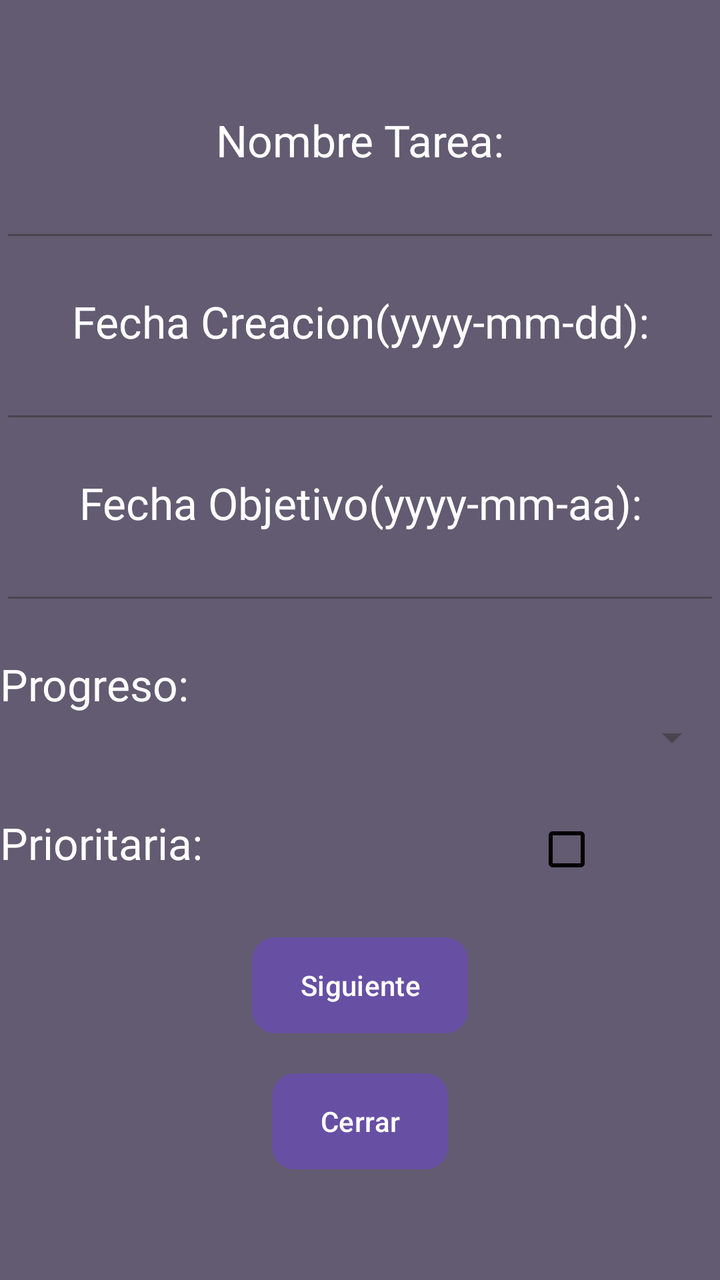
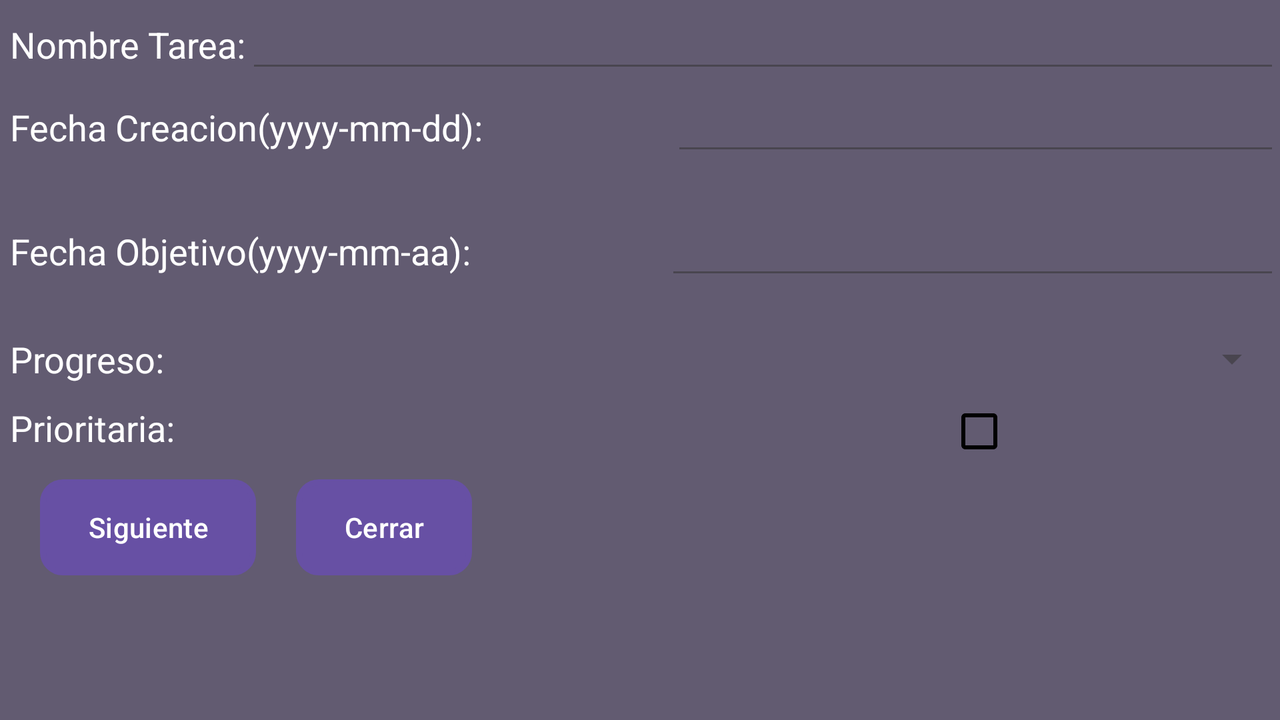

An Android layout and its configuration variant, each rendered on a device that would load it. The default file and the variant file are quoted in full after the pictures.
<!-- AndroidManifest.xml: application theme Theme.TrassTarea2 -->
<!-- res/layout/fragment_tercer_fragmento.xml -->
<?xml version="1.0" encoding="utf-8"?>
<FrameLayout xmlns:android="http://schemas.android.com/apk/res/android"
    xmlns:tools="http://schemas.android.com/tools"
    android:id="@+id/tercer_fragment"
    android:layout_width="match_parent"
    android:layout_height="match_parent"
    android:background="#5E5C5C"
    tools:context=".fragmentos.Datos_Tercer_Fragmento">

    <LinearLayout
        android:layout_width="match_parent"
        android:layout_height="match_parent"
        android:background="?attr/colorControlActivated"
        android:gravity="center"
        android:orientation="vertical">

        <LinearLayout
            android:layout_width="match_parent"
            android:layout_height="wrap_content"
            android:layout_marginBottom="20sp"
            android:orientation="vertical">

            <TextView
                android:id="@+id/textView2"
                android:layout_width="match_parent"
                android:layout_height="wrap_content"
                android:fontFamily="@font/anton"
                android:text="@string/nombre_Tarea"
                android:textAlignment="center"
                android:textColor="#FFFFFF"
                android:textSize="22sp" />

            <EditText
                android:id="@+id/tv_nombreTareaa2"
                android:layout_width="match_parent"
                android:layout_height="wrap_content"
                android:ems="10"
                android:fontFamily="@font/anton"
                android:inputType="text"
                android:textColor="#000000"
                android:textSize="18sp" />

        </LinearLayout>

        <LinearLayout
            android:layout_width="match_parent"
            android:layout_height="wrap_content"
            android:layout_marginBottom="20sp"
            android:orientation="vertical">

            <TextView
                android:layout_width="match_parent"
                android:layout_height="wrap_content"
                android:layout_weight="1"
                android:fontFamily="@font/anton"
                android:text="@string/fecha_creacion"
                android:textAlignment="center"
                android:textColor="#FFFFFF"
                android:textSize="22sp" />

            <EditText
                android:id="@+id/tv_fechaCreacion2"
                android:layout_width="match_parent"
                android:layout_height="wrap_content"
                android:layout_weight="1"
                android:clickable="true"
                android:ems="10"
                android:focusable="false"
                android:fontFamily="@font/anton"
                android:inputType="text"
                android:textColor="#000000"
                android:textSize="18sp" />
        </LinearLayout>

        <LinearLayout
            android:layout_width="match_parent"
            android:layout_height="wrap_content"
            android:layout_marginBottom="20sp"
            android:orientation="vertical">

            <TextView
                android:layout_width="match_parent"
                android:layout_height="wrap_content"
                android:layout_weight="1"
                android:fontFamily="@font/anton"
                android:text="@string/fecha_objetivo"
                android:textAlignment="center"
                android:textColor="#FFFFFF"
                android:textSize="22sp" />

            <EditText
                android:id="@+id/tv_fechaObjetivo2"
                android:layout_width="match_parent"
                android:layout_height="wrap_content"
                android:layout_weight="1"
                android:clickable="true"
                android:ems="10"
                android:focusable="false"
                android:fontFamily="@font/anton"
                android:inputType="text"
                android:textColor="#000000" />
        </LinearLayout>

        <LinearLayout
            android:layout_width="match_parent"
            android:layout_height="wrap_content"
            android:layout_marginBottom="20sp"
            android:orientation="vertical">

            <TextView
                android:id="@+id/tv_Progreso2"
                android:layout_width="match_parent"
                android:layout_height="wrap_content"
                android:layout_weight="1"
                android:fontFamily="@font/anton"
                android:text="@string/progreso"
                android:textColor="#FFFFFF"
                android:textSize="22sp" />

            <Spinner
                android:id="@+id/sp_progreso2"
                android:layout_width="match_parent"
                android:layout_height="wrap_content"
                android:layout_weight="1" />
        </LinearLayout>

        <LinearLayout
            android:layout_width="match_parent"
            android:layout_height="wrap_content"
            android:orientation="horizontal">

            <TextView
                android:id="@+id/cb_Prioritaria2"
                android:layout_width="wrap_content"
                android:layout_height="wrap_content"
                android:layout_weight="1"
                android:fontFamily="@font/anton"
                android:text="@string/prioritaria"
                android:textColor="#FFFFFF"
                android:textSize="22sp" />

            <CheckBox
                android:id="@+id/checkBox2"
                android:layout_width="wrap_content"
                android:layout_height="wrap_content"
                android:layout_weight="1"
                android:buttonTint="#000000" />
        </LinearLayout>

        <Button
            android:id="@+id/bt_siguiente2"
            android:layout_width="wrap_content"
            android:layout_height="wrap_content"
            android:layout_marginTop="20sp"
            android:background="@drawable/bordes_item"
            android:text="@string/bt_fragment_siguiente"
            android:textColor="#FFFFFF" />

        <Button
            android:id="@+id/bt_cerrar2"
            android:layout_width="wrap_content"
            android:layout_height="wrap_content"
            android:layout_marginTop="20sp"
            android:background="@drawable/bordes_item"
            android:text="@string/cerrar"
            android:textColor="#FFFFFF" />

    </LinearLayout>

</FrameLayout>
<!-- resources referenced by this layout -->
<resources>
  <!-- drawable bordes_item (drawable) -->
  <?xml version="1.0" encoding="utf-8"?>
  <shape xmlns:android="http://schemas.android.com/apk/res/android" android:shape="rectangle">
      <solid android:color="#5E5C5C"/>
  
      <stroke android:width="3dp"
          android:color="#5E5C5C"/>
  
      <padding android:left="1dp"
          android:top="1dp"
          android:right="1dp"
          android:bottom="1dp"/>
  
      <corners android:radius="30px"/>
  </shape>
  <string name="bt_fragment_siguiente">Siguiente</string>
  <string name="cerrar">Cerrar</string>
  <string name="fecha_creacion">Fecha Creacion(yyyy-mm-dd):</string>
  <string name="fecha_objetivo">Fecha Objetivo(yyyy-mm-aa):</string>
  <string name="nombre_Tarea">Nombre Tarea:</string>
  <string name="prioritaria">Prioritaria:</string>
  <string name="progreso">Progreso:</string>
  <style name="Theme.TrassTarea2" parent="Base.Theme.TrassTarea2" />
  <style name="Base.Theme.TrassTarea2" parent="Theme.Material3.DayNight">
          
          
      </style>
</resources>
<!-- res/layout-land/fragment_tercer_fragmento.xml (the repository's variant of the layout above) -->
<!-- drawn on the phone turned sideways -->
<?xml version="1.0" encoding="utf-8"?>
<FrameLayout xmlns:android="http://schemas.android.com/apk/res/android"
    xmlns:tools="http://schemas.android.com/tools"
    android:id="@+id/tercer_fragment"
    android:layout_width="match_parent"
    android:layout_height="match_parent"
    tools:context=".fragmentos.Datos_Tercer_Fragmento">

    <LinearLayout
        android:layout_width="match_parent"
        android:layout_height="match_parent"
        android:background="?attr/colorControlActivated"
        android:orientation="vertical">

        <LinearLayout
            android:layout_width="match_parent"
            android:layout_height="wrap_content">

            <TextView
                android:id="@+id/textView2"
                android:layout_width="wrap_content"
                android:layout_height="wrap_content"
                android:layout_marginLeft="5sp"
                android:text="@string/nombre_Tarea"
                android:textColor="#FFFFFF"
                android:textSize="18sp" />

            <EditText
                android:id="@+id/tv_nombreTareaa2"
                android:layout_width="match_parent"
                android:layout_height="wrap_content"
                android:ems="10"
                android:inputType="text"
                android:textSize="18sp" />

        </LinearLayout>

        <LinearLayout
            android:layout_width="match_parent"
            android:layout_height="62dp"
            android:orientation="horizontal">

            <TextView
                android:layout_width="wrap_content"
                android:layout_height="wrap_content"
                android:layout_marginLeft="5sp"
                android:layout_weight="1"
                android:text="@string/fecha_creacion"
                android:textColor="#FFFFFF"
                android:textSize="18sp" />

            <EditText
                android:id="@+id/tv_fechaCreacion2"
                android:layout_width="wrap_content"
                android:layout_height="wrap_content"
                android:layout_weight="1"
                android:clickable="true"
                android:ems="10"
                android:focusable="false"
                android:inputType="text"
                android:textSize="18sp" />
        </LinearLayout>

        <LinearLayout
            android:layout_width="match_parent"
            android:layout_height="64dp"
            android:orientation="horizontal">

            <TextView
                android:layout_width="wrap_content"
                android:layout_height="wrap_content"
                android:layout_marginLeft="5sp"
                android:layout_weight="1"
                android:text="@string/fecha_objetivo"
                android:textColor="#FFFFFF"
                android:textSize="18sp" />

            <EditText
                android:id="@+id/tv_fechaObjetivo2"
                android:layout_width="wrap_content"
                android:layout_height="wrap_content"
                android:layout_weight="1"
                android:clickable="true"
                android:ems="10"
                android:focusable="false"
                android:inputType="text" />
        </LinearLayout>

        <LinearLayout
            android:layout_width="match_parent"
            android:layout_height="wrap_content"
            android:orientation="horizontal">

            <TextView
                android:id="@+id/tv_Progreso2"
                android:layout_width="match_parent"
                android:layout_height="wrap_content"
                android:layout_marginLeft="5sp"
                android:layout_weight="1"
                android:text="@string/progreso"
                android:textColor="#FFFFFF"
                android:textSize="18sp" />

            <Spinner
                android:id="@+id/sp_progreso2"
                android:layout_width="match_parent"
                android:layout_height="wrap_content"
                android:layout_weight="1" />
        </LinearLayout>

        <LinearLayout
            android:layout_width="match_parent"
            android:layout_height="wrap_content"
            android:orientation="horizontal">

            <TextView
                android:id="@+id/cb_Prioritaria2"
                android:layout_width="wrap_content"
                android:layout_height="wrap_content"
                android:layout_marginLeft="5sp"
                android:layout_weight="1"
                android:text="@string/prioritaria"
                android:textColor="#FFFFFF"
                android:textSize="18sp" />

            <CheckBox
                android:id="@+id/checkBox2"
                android:layout_width="wrap_content"
                android:layout_height="wrap_content"
                android:layout_weight="1"
                android:buttonTint="#000000" />
        </LinearLayout>

        <LinearLayout
            android:layout_width="match_parent"
            android:layout_height="match_parent"
            android:orientation="horizontal">

            <Button
                android:id="@+id/bt_siguiente2"
                android:layout_width="wrap_content"
                android:layout_height="wrap_content"
                android:layout_marginLeft="20sp"
                android:background="@drawable/bordes_item"
                android:text="@string/bt_fragment_siguiente"
                android:textColor="#FFFFFF" />

            <Button
                android:id="@+id/bt_cerrar2"
                android:layout_width="wrap_content"
                android:layout_height="wrap_content"
                android:layout_marginLeft="20sp"
                android:background="@drawable/bordes_item"
                android:text="@string/cerrar"
                android:textColor="#FFFFFF" />
        </LinearLayout>

    </LinearLayout>

</FrameLayout>
